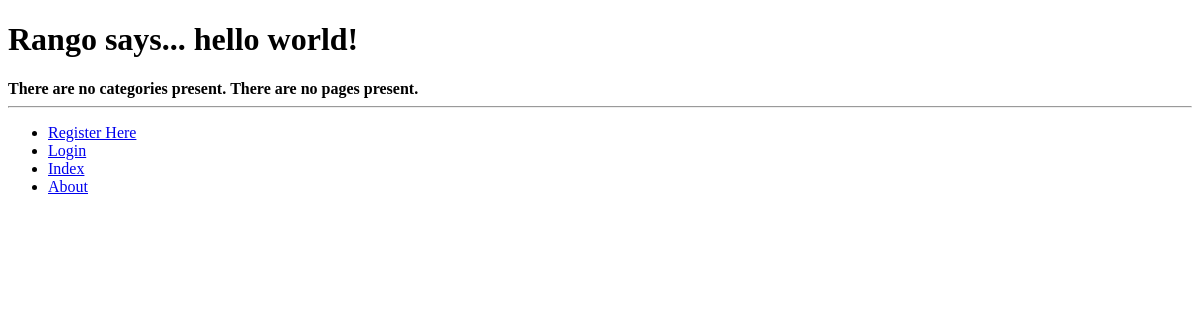
The app's page /rango/, older data.
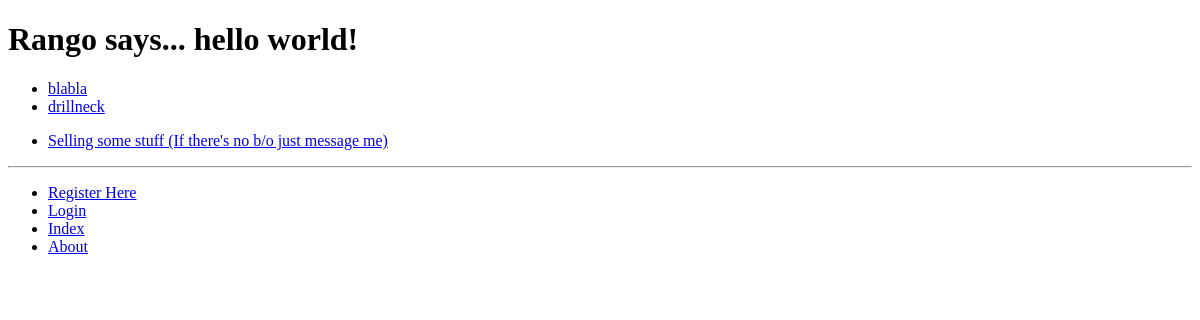
The same page, newer data.
### rango/models.py (models this page shows, shortened)
class Category(models.Model):
        name = models.CharField(max_length=128, unique=True)
        views = models.IntegerField(default=0)
        likes = models.IntegerField(default=0)
        slug = models.SlugField()

class Page(models.Model):
    category = models.ForeignKey(Category)
    title = models.CharField(max_length=128)
    url = models.URLField()
    views = models.IntegerField(default=0)

### rango/views.py (the view)
def index(request):
    category_list = Category.objects.order_by('-likes')[:5]
    context_dict = {'categories': category_list}
    page_list = Page.objects.order_by("-views")[:5]
    context_dict["pages"] = page_list
    visits = request.session.get('visits')
    if not visits:
        visits = 1
    reset_last_visit_time = False
    last_visit = request.session.get('last_visit')
    if last_visit:
        last_visit_time = datetime.strptime(last_visit[:-7], "%Y-%m-%d %H:%M:%S")
        if (datetime.now() - last_visit_time).seconds > 0:
            visits = visits + 1
            reset_last_visit_time = True
    else:
        reset_last_visit_time = True
    if reset_last_visit_time:
        request.session['last_visit'] = str(datetime.now())
        request.session['visits'] = visits
    context_dict['visits'] = visits
    response = render(request,'rango/index.html', context_dict)
    return response

### templates/rango/index.html (shortened to what this page needs)
{% extends 'base.html' %}
{% load staticfiles %}
{% block body_block %}
        {% if user.is_authenticated %}
             <h1>Rango says... hello {{ user.username }}!</h1>
        {% else %}
             <h1>Rango says... hello world!</h1>
        {% endif %}
        {% if categories %}
            <ul>
                {% for category in categories %}
                <li><a href="{% url 'category'  category.slug %}">{{ category.name }}</a></li>
                {% endfor %}
            </ul>
        {% else %}
            <strong>There are no categories present.</strong>
        {% endif %}
	{% if pages %}
	    <ul>
		{% for page in pages %}
		<li><a href="{{ page.url }}">{{ page.title }}</a></li>
		{% endfor %}
	    </ul>
	{% else %}
	    <strong>There are no pages present.</strong>
	{% endif %}
{% endblock %}

### templates/base.html (shortened to what this page needs)
<!DOCTYPE html>
<html>
    <head>
    </head>
    <body>
        <div>
            {% block body_block %}{% endblock %}
        </div>
        <hr />
        <div>
                 <ul>
             {% if user.is_authenticated %}
                 <li><a href="{% url 'restricted' %}">Restricted Page</a></li>
                 <li><a href="{% url 'logout' %}">Logout</a></li>
                 <li><a href="{% url 'add_category' %}">Add a New Category</a></li>
             {% else %}
                 <li><a href="{% url 'register' %}">Register Here</a></li>
                 <li><a href="{% url 'login' %}">Login</a></li>
             {% endif %}
             <li><a href="{% url 'index' %}">Index</a></li>
             <li><a href="{% url 'about' %}">About</a></li>
             </ul>
         </div>
    </body>
</html>

Row changes from the older to the newer data that the page shows:
added Category: name "blabla"
added Category: name "drillneck"
added Page: title "Selling some stuff (If there's no b/o just message me)"
Text that changed along with them:
text no longer shown: "There are no categories present. There are no pages present."
